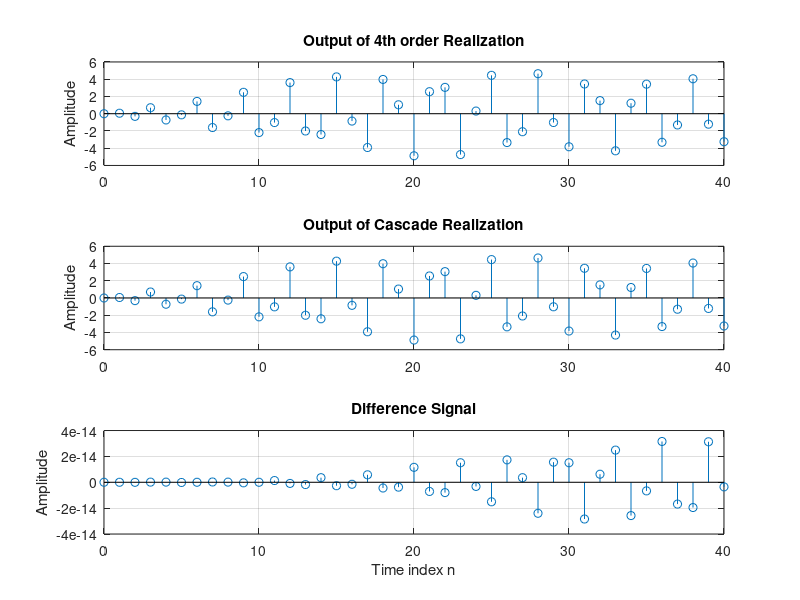

Write the MATLAB code that produced this figure.
% Program P2_6
% Cascade Realization
clf;
n = 0:40;
x =sin(2*pi*.3*n); % Generate the input

% Coefficients of 4th order system
den = [1 1.6 2.28 1.325 0.68];
num = [0.06 -0.19 0.27 -0.26 0.12];
% Compute the output of 4th order system
y = filter(num,den,x);
% Coefficients of the two 2nd order systems
num1 = [0.3 -0.2 0.4];den1 = [1 0.9 0.8];
num2 = [0.2 -0.5 0.3];den2 = [1 0.7 0.85];
% Output y1[n] of the first stage in the cascade
y1 = filter(num1,den1,x);
% Output y2[n] of the second stage in the cascade
y2 = filter(num2,den2,y1);
% Difference between y[n] and y2[n]
d = y - y2;
% Plot output and difference signals
subplot(3,1,1);
stem(n,y);
ylabel('Amplitude');
title('Output of 4th order Realization'); grid;
subplot(3,1,2);
stem(n,y2)
ylabel('Amplitude');
title('Output of Cascade Realization'); grid;
subplot(3,1,3);
stem(n,d)
xlabel('Time index n');ylabel('Amplitude');
title('Difference Signal'); grid;
